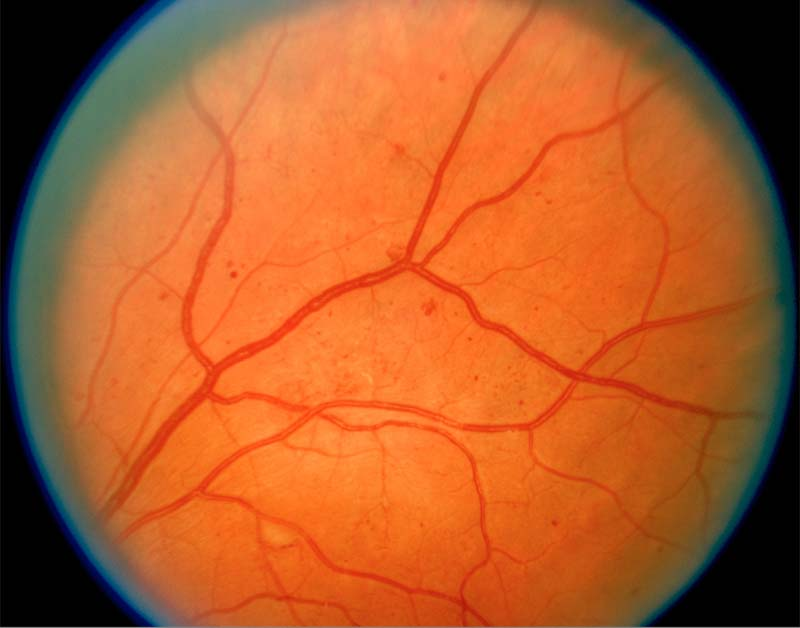
%> input picture Project 2/retina2.jpg, 800 x 628 px
$ octave CSDN.m   (GNU Octave 9; MATLAB toolbox functions it lacks are replaced by stand-ins)
%> lines starting %> are read from the running program, lines starting %| are printed output that depends on the picture; in (x1, y1, x2, y2) boxes, pixels count from 0 and x2, y2 are one past the last pixel; in counts of white or black regions, pixels touching at a corner belong together; the program's own positions count from 1
%% matched filter2，测试程序
clc,close all,clear all;
img=imread('../retina2.jpg');
%> img is the input picture: size 628x800x3 uint8; mean R, G, B 177.1, 93, 43.6
J(:,:)=img(:,:,2);
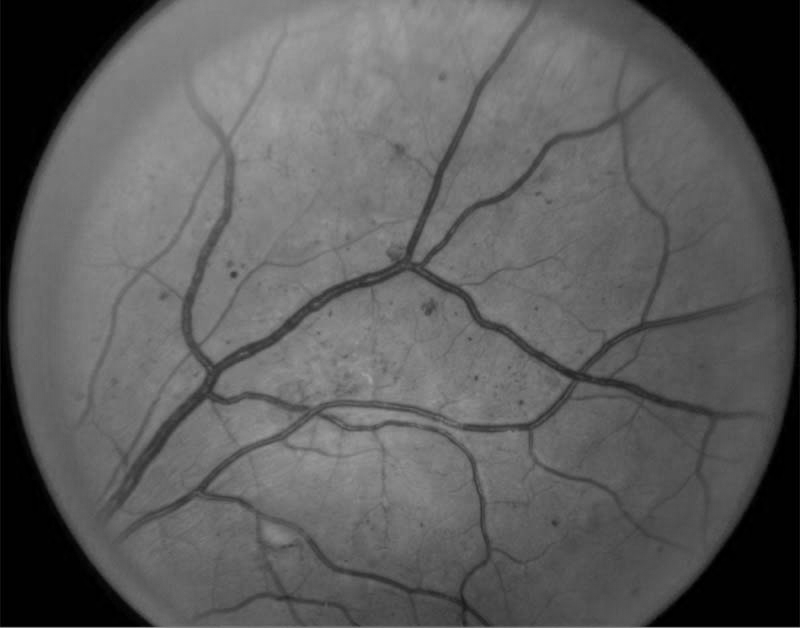
%> J: size 628x800 uint8; min 0, max 164, mean 93
if length(size(J))==3
    J=rgb2gray(J);
end

[g,bg]=matchedFilter2(J);

function [g,bg]=matchedFilter2(f)

f=double(f);
subplot(1,2,1);
A=uint8(f);
subplot(2,2,1);
imshow(A,[]);title('origin imag.png');     % after thining
imwrite(A,'origin imag.png')
% mean filter
f=medfilt2(f,[5,5]);
% f=medfilt2(f,[21 1]);
% f=medfilt2(f,[1,7]);
% 参数
os=12;  % 角度的个数
sigma=2;
tim=3;
L=9;
t=120; % 全局阈值,需要多次尝试

thetas=0:(os-1);
thetas=thetas.*(180/os);
N1=-tim*sigma:tim*sigma;
N1=-exp(-(N1.^2)/(2*sigma*sigma));
N=repmat(N1,[2*floor(L/2)+1,1]);
r2=floor(L/2);
c2=floor(tim*sigma);
[m,n]=size(f);
%> m = 628; n = 800
RNs=cell(1,os);  % rotated kernals
MFRs=cell(1,os); % filtered images
g1=f;

% matched filter
for i=1:os
    theta=thetas(i);
    RN=imrotate(N,theta);
    %去掉多余的0行和零列
    RN=RN(:,any(RN));
    RN=RN(any(RN'),:);
    meanN=mean2(RN);
    RN=RN-meanN;
    RNs{1,i}=RN;
    MFRs{1,i}=imfilter(f,RN,'conv','symmetric');
end
%> after the loop, MFRs = 12 items; RNs = 12 items

% get the max response
g=MFRs{1,1};
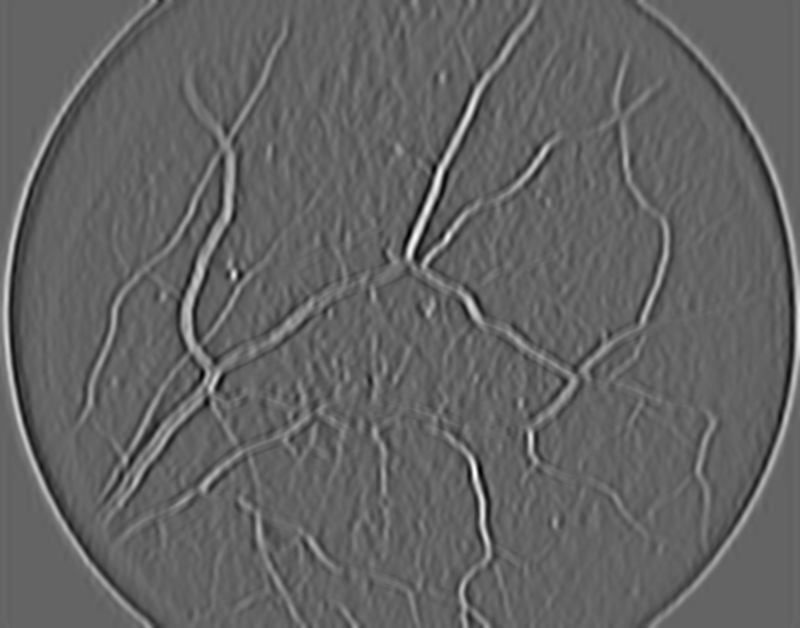
%> g: size 628x800 double; min -413, max 638.7, mean 0; drawn with min black and max white
for j=2:os
    g=max(g,MFRs{1,j});
end
%> this loop made 11 passes
%> pass 3, in matchedFilter2, `g=max(g,MFRs{1,j});`:
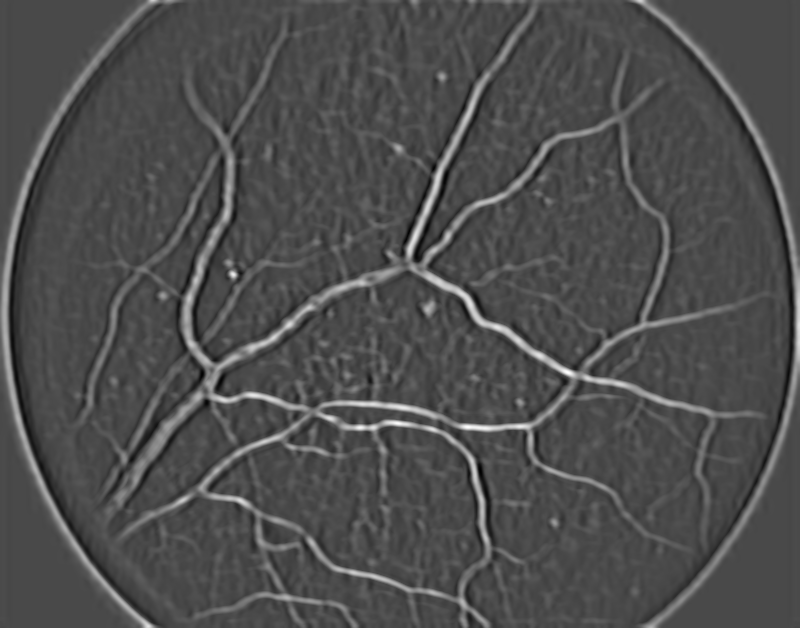
%> g: size 628x800 double; min -405.1, max 1004.6, mean 29.2; drawn with min black and max white

bg=g<t;
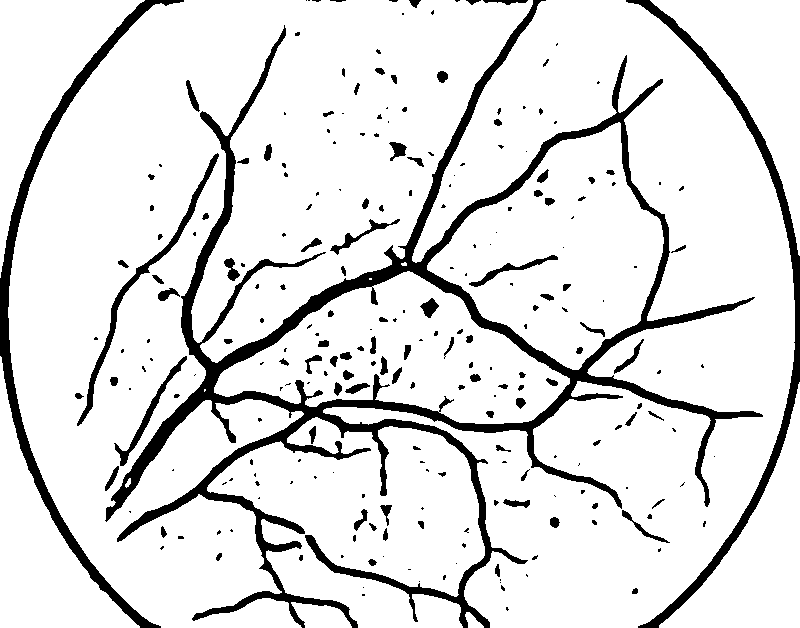
%> bg: size 628x800 logical; 88.2% white; 247 black regions (137 under 20 px), largest, box (x1, y1, x2, y2) and area: (105, 0, 763, 628) 35798, (0, 0, 184, 628) 6775, (626, 0, 800, 628) 5837
% bg = im2bw(bg);


subplot(2,2,2);
imshow(bg);
title('filterd image');


Z=g;
[P,Pn]=bwlabel(g,8);            % length filtering
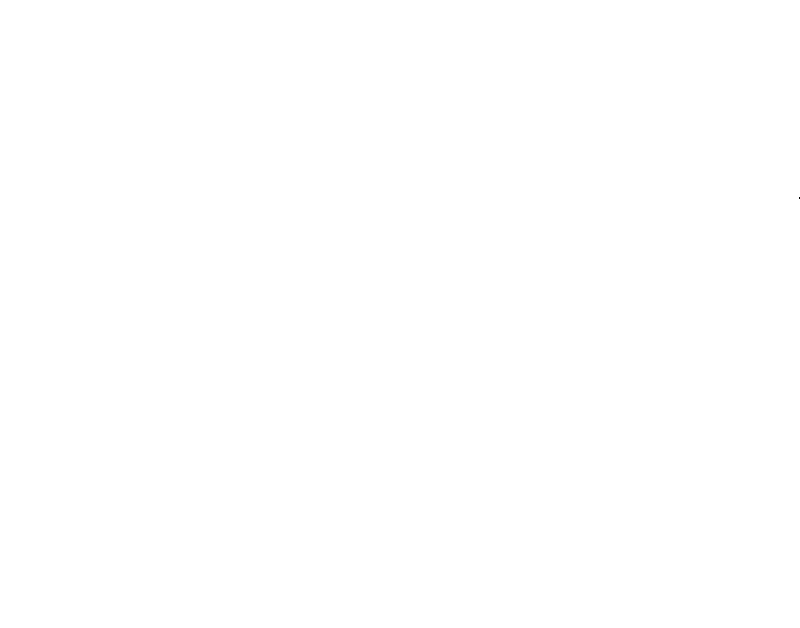
%> P: size 628x800 double; values 0 (black) and 1 (white), 100% white; black in thin lines or dots, all inside (x1, y1, x2, y2) = (799, 197, 800, 199)
%> Pn = 1
for i=1:Pn
    [r, c]=find(P==i);
    [rn, r2]=size(r);
    if rn<20                      % the threshold of length filtering
        Z(r,c)=0;               % remove edge contours with less 100 pixels
    end
end
%> this loop made 1 pass
%> (rn, r2) on pass 1: (502398, 1)
subplot(2,2,3);
imshow(Z,[]);title('edge detection result after length filtering');     % the edge detection result after length filtering
imwrite(Z,'after length filtering.png')
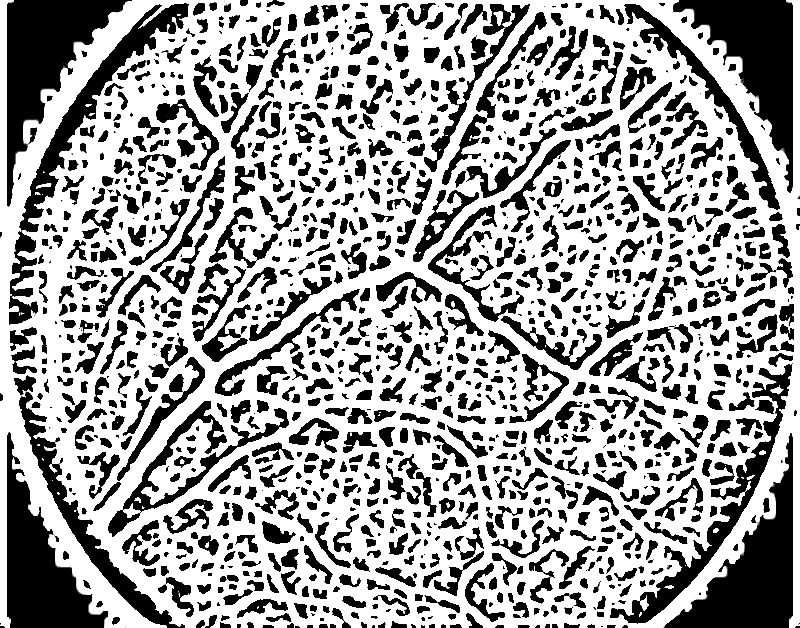
%> saved as after length filtering.png: size 628x800 uint8; min 0, max 255, mean 160.4

% % Use Top-Hat transform
% % se = strel('disk',10);
% % im_top = imtophat(Z,se);


level = graythresh(Z)
%> level = 0.498
% BW = imbinarize(Z,level);
% imBw = im2bw(Z);
imBw = imbinarize(Z,level);
%> imBw: size 628x800 logical; 62.9% white; 1200 black regions (245 under 20 px), largest, box (x1, y1, x2, y2) and area: (7, 0, 132, 207) 9141, (664, 433, 793, 628) 9079, (673, 0, 793, 193) 8780
% imshowpair(img,BW,'montage')

BW2 = bwmorph(imBw, 'thin');
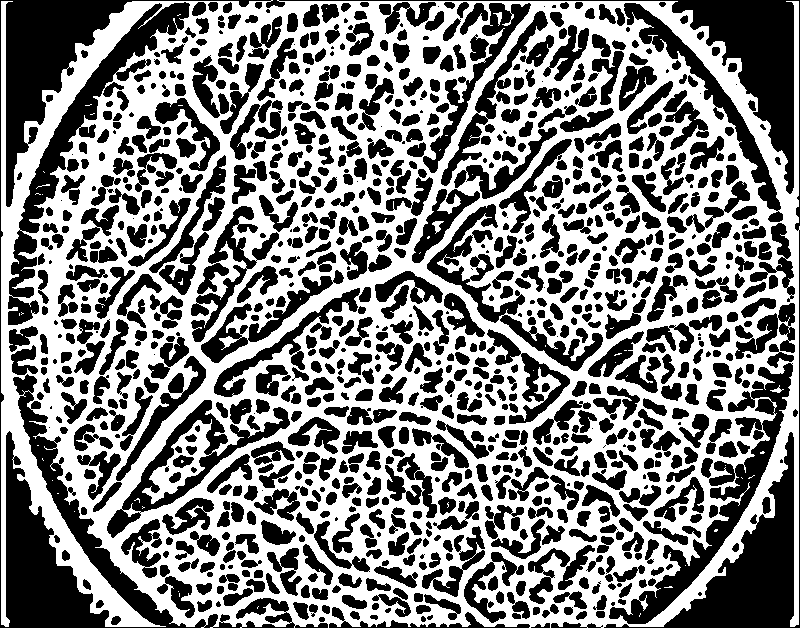
%> BW2: size 628x800 logical; 50.9% white; 953 black regions (100 under 20 px), largest, box (x1, y1, x2, y2) and area: (0, 0, 800, 628) 46400, (8, 2, 190, 325) 8339, (609, 363, 793, 624) 7760
    % Delete small connected component
% BW2 = bwareaopen(imBw,100,8);
subplot(2,2,4);
imshow(BW2,[]);title('after thining.png');     % after thining
imwrite(BW2,'after thining.png')
% [14 lines of commented-out code are left out]


end

$ run again, with Project 2/retina1.jpg copied over Project 2/retina2.jpg
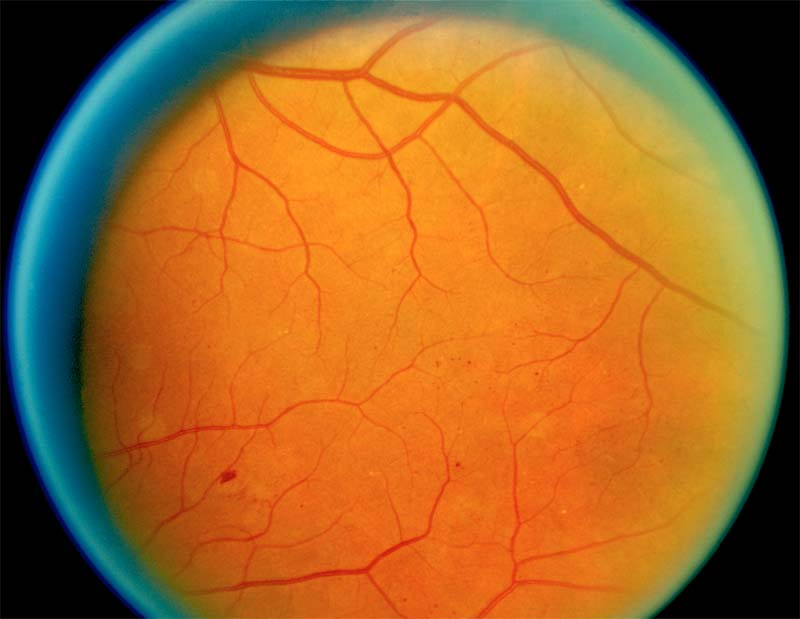
%> input picture Project 2/retina1.jpg, 800 x 619 px
%> img is the input picture: size 619x800x3 uint8; mean R, G, B 160.2, 104.3, 41.8
%> after the loop in matchedFilter2, `for i=1:os`: MFRs = 12 items
%> in matchedFilter2, `bg=g<t;`:
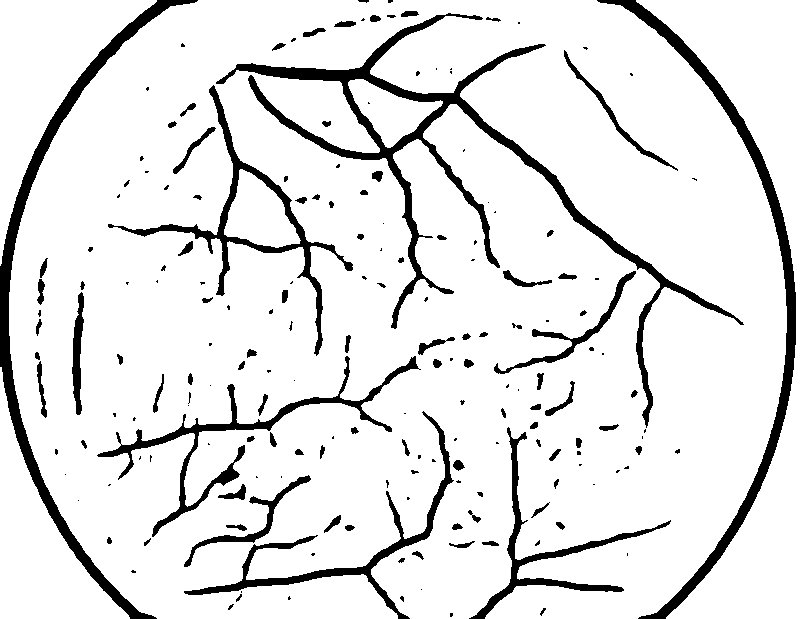
%> bg: size 619x800 logical; 89.5% white; 189 black regions (90 under 20 px), largest, box (x1, y1, x2, y2) and area: (216, 13, 744, 428) 12266, (0, 0, 198, 619) 7647, (597, 0, 796, 619) 7318
%> P: size 619x800 double; every value is 1
%> Pn = 1
%> the loop in matchedFilter2, `for i=1:Pn` made 1 pass
%> (rn, r2) on pass 1: (495200, 1)
%> level = 0.498
%> imBw: size 619x800 logical; 64.6% white; 1421 black regions (339 under 20 px), largest, box (x1, y1, x2, y2) and area: (657, 7, 793, 245) 10965, (7, 7, 142, 215) 9612, (674, 394, 793, 616) 8608
%> in matchedFilter2, `BW2 = bwmorph(imBw, 'thin');`:
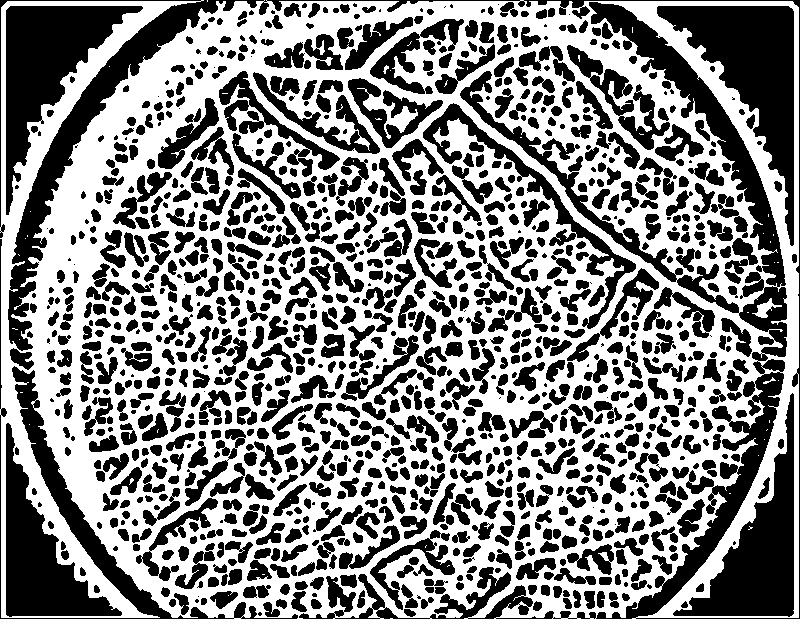
%> BW2: size 619x800 logical; 52.6% white; 1107 black regions (127 under 20 px), largest, box (x1, y1, x2, y2) and area: (0, 0, 800, 619) 37521, (657, 6, 794, 246) 11692, (6, 6, 143, 215) 10289

$ run again, with Project 2/1.jpg copied over Project 2/retina2.jpg
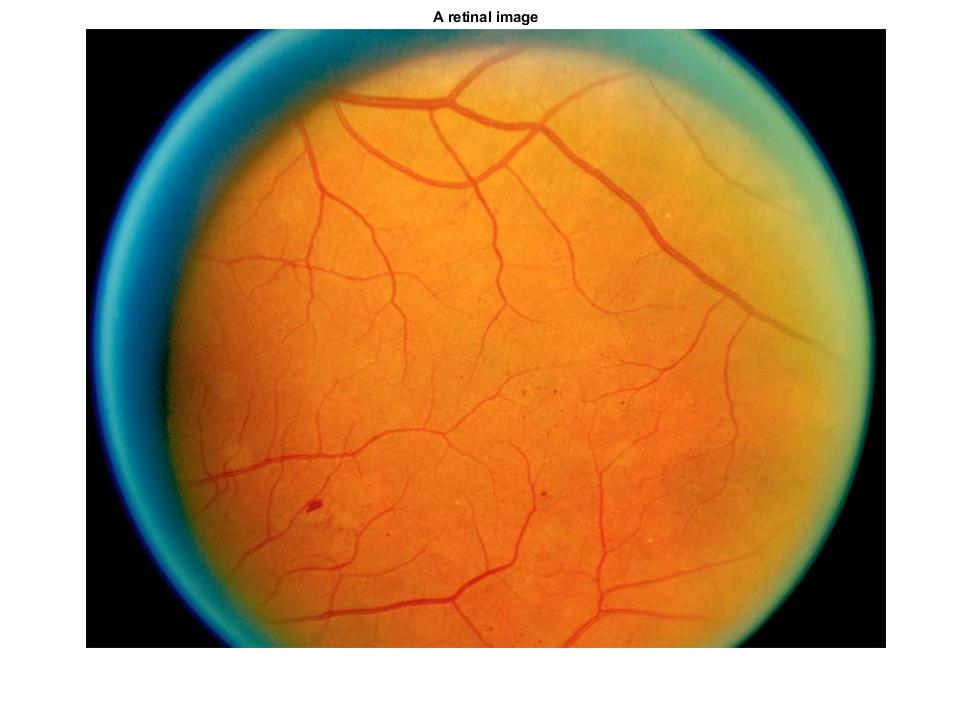
%> input picture Project 2/1.jpg, 974 x 712 px
%> img is the input picture: size 712x974x3 uint8; mean R, G, B 187.2, 147.2, 102.6
%> after the loop in matchedFilter2, `for i=1:os`: MFRs = 12 items
%> in matchedFilter2, `bg=g<t;`:
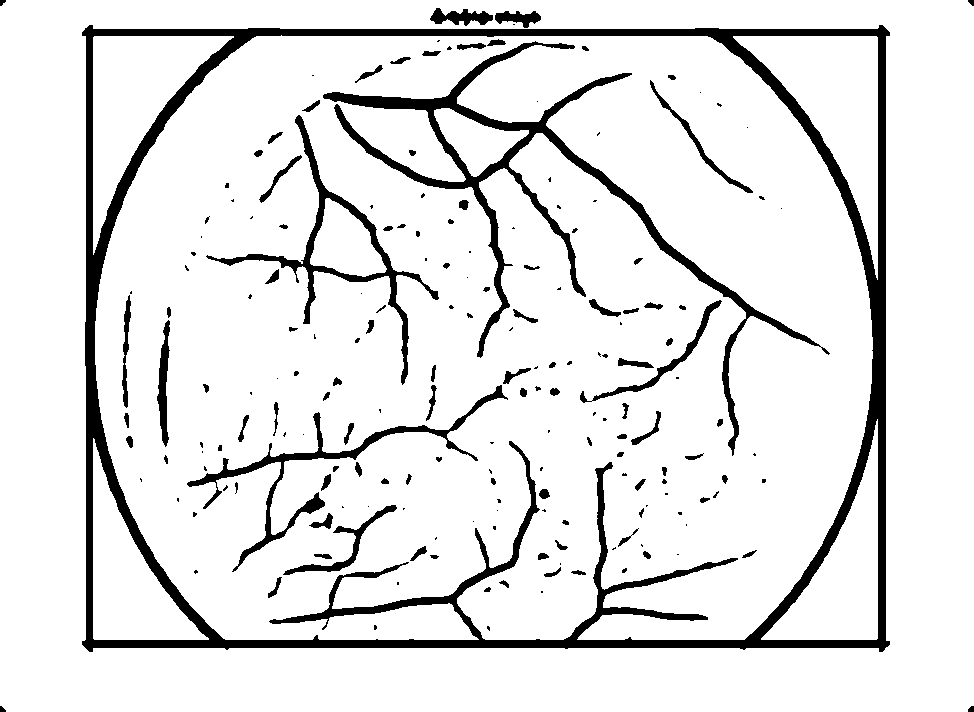
%> bg: size 712x974 logical; 89.7% white; 192 black regions (89 under 20 px), largest, box (x1, y1, x2, y2) and area: (82, 25, 890, 652) 40737, (323, 41, 830, 456) 12062, (206, 115, 439, 385) 4004
%> P: size 712x974 double; every value is 1
%> Pn = 1
%> the loop in matchedFilter2, `for i=1:Pn` made 1 pass
%> (rn, r2) on pass 1: (693488, 1)
%> level = 0.498
%> imBw: size 712x974 logical; 48.5% white; 95 white regions (74 under 20 px), largest, box (x1, y1, x2, y2) and area: (75, 5, 891, 661) 335247, (440, 166, 456, 175) 98, (721, 652, 740, 661) 92
%> in matchedFilter2, `BW2 = bwmorph(imBw, 'thin');`:
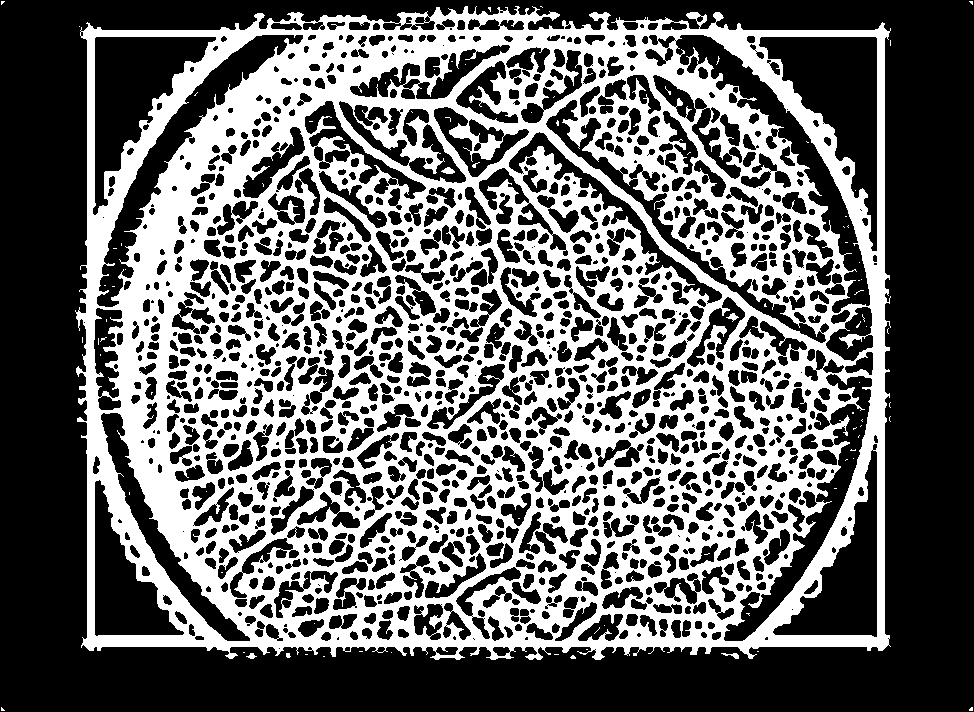
%> BW2: size 712x974 logical; 39.7% white; 95 white regions (89 under 20 px), largest, box (x1, y1, x2, y2) and area: (75, 6, 891, 660) 275032, (441, 167, 455, 174) 63, (726, 313, 739, 322) 51, (721, 653, 739, 659) 50, (246, 653, 257, 659) 36, (286, 653, 291, 658) 20
